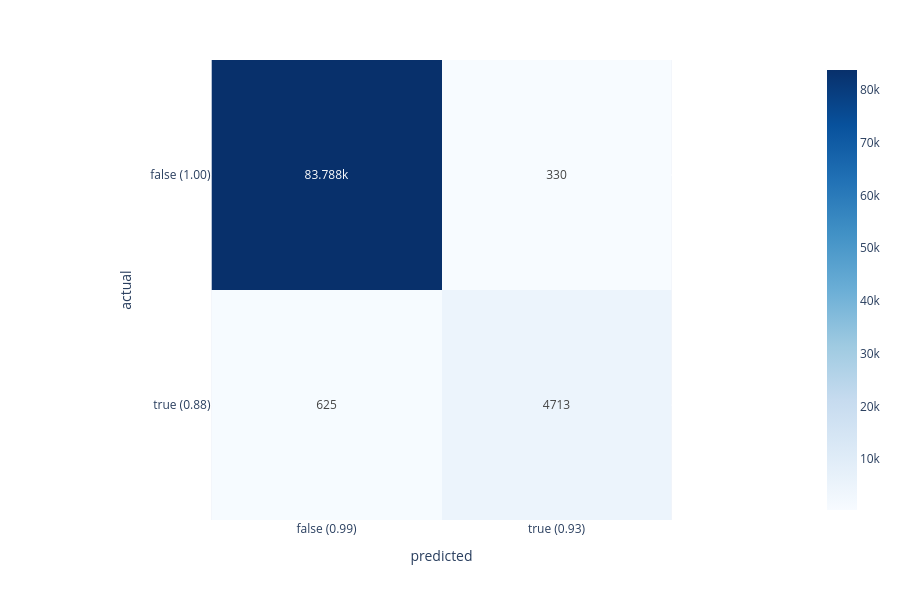

The code cell stored with this chart in its notebook:
### Code cell
cm = confusion_matrix(y_test.to_numpy(dtype=int), y_pred.argmax(1))#
print(cm)

PX.displayConfusionMatrix(cm, xaxes={'labels': labels, 'title': 'predicted'}, yaxes={'labels': labels, 'title': 'actual'})

# 768 1/1
#[[83788   330]
# [  625  4713]]

### Figure 1 — Plotly figure (JSON) as saved in the notebook; plotly's stock layout.template omitted (floating-point values rounded to 4 significant figures)
{"data": [{"coloraxis": "coloraxis", "hovertemplate": "x: %{x}<br>y: %{y}<br>color: %{z}<extra></extra>", "name": "0", "texttemplate": "%{z}", "type": "heatmap", "xaxis": "x", "yaxis": "y", "z": [[83788, 330], [625, 4713]]}], "layout": {"coloraxis": {"autocolorscale": false, "colorscale": [[0, "rgb(247,251,255)"], [0.125, "rgb(222,235,247)"], [0.25, "rgb(198,219,239)"], [0.375, "rgb(158,202,225)"], [0.5, "rgb(107,174,214)"], [0.625, "rgb(66,146,198)"], [0.75, "rgb(33,113,181)"], [0.875, "rgb(8,81,156)"], [1, "rgb(8,48,107)"]]}, "height": 600, "margin": {"t": 60}, "xaxis": {"anchor": "y", "constrain": "domain", "domain": [0, 1], "scaleanchor": "y", "tickmode": "array", "ticktext": ["false (0.99)", "true (0.93)"], "tickvals": [0, 1], "title": {"text": "predicted"}}, "yaxis": {"anchor": "x", "autorange": "reversed", "constrain": "domain", "domain": [0, 1], "tickmode": "array", "ticktext": ["false (1.00)", "true (0.88)"], "tickvals": [0, 1], "title": {"text": "actual"}}}}
